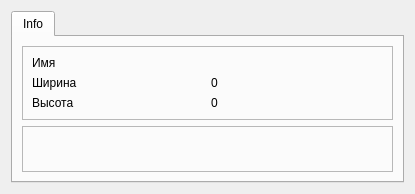
<?xml version="1.0" encoding="UTF-8"?>
<ui version="4.0">
 <class>fInfo</class>
 <widget class="QWidget" name="fInfo">
  <property name="geometry">
   <rect>
    <x>0</x>
    <y>0</y>
    <width>415</width>
    <height>194</height>
   </rect>
  </property>
  <property name="minimumSize">
   <size>
    <width>350</width>
    <height>0</height>
   </size>
  </property>
  <property name="windowTitle">
   <string>Информация</string>
  </property>
  <layout class="QGridLayout" name="gridLayout">
   <item row="0" column="0">
    <widget class="QTabWidget" name="tabWidget">
     <property name="currentIndex">
      <number>0</number>
     </property>
     <widget class="QWidget" name="tab">
      <attribute name="title">
       <string>Info</string>
      </attribute>
      <layout class="QVBoxLayout" name="verticalLayout">
       <item>
        <widget class="QFrame" name="frame">
         <property name="frameShape">
          <enum>QFrame::StyledPanel</enum>
         </property>
         <property name="frameShadow">
          <enum>QFrame::Raised</enum>
         </property>
         <layout class="QGridLayout" name="gridLayout_2">
          <item row="0" column="0">
           <widget class="QLabel" name="label">
            <property name="text">
             <string>Имя</string>
            </property>
           </widget>
          </item>
          <item row="0" column="1">
           <widget class="QLabel" name="label_4">
            <property name="text">
             <string>&lt;NONE&gt;</string>
            </property>
           </widget>
          </item>
          <item row="1" column="0">
           <widget class="QLabel" name="label_2">
            <property name="text">
             <string>Ширина</string>
            </property>
           </widget>
          </item>
          <item row="1" column="1">
           <widget class="QLabel" name="label_5">
            <property name="text">
             <string>0</string>
            </property>
           </widget>
          </item>
          <item row="2" column="0">
           <widget class="QLabel" name="label_3">
            <property name="text">
             <string>Высота</string>
            </property>
           </widget>
          </item>
          <item row="2" column="1">
           <widget class="QLabel" name="label_6">
            <property name="text">
             <string>0</string>
            </property>
           </widget>
          </item>
         </layout>
        </widget>
       </item>
       <item>
        <widget class="QFrame" name="frame_2">
         <property name="frameShape">
          <enum>QFrame::StyledPanel</enum>
         </property>
         <property name="frameShadow">
          <enum>QFrame::Raised</enum>
         </property>
        </widget>
       </item>
      </layout>
     </widget>
    </widget>
   </item>
  </layout>
 </widget>
 <resources/>
 <connections/>
</ui>
